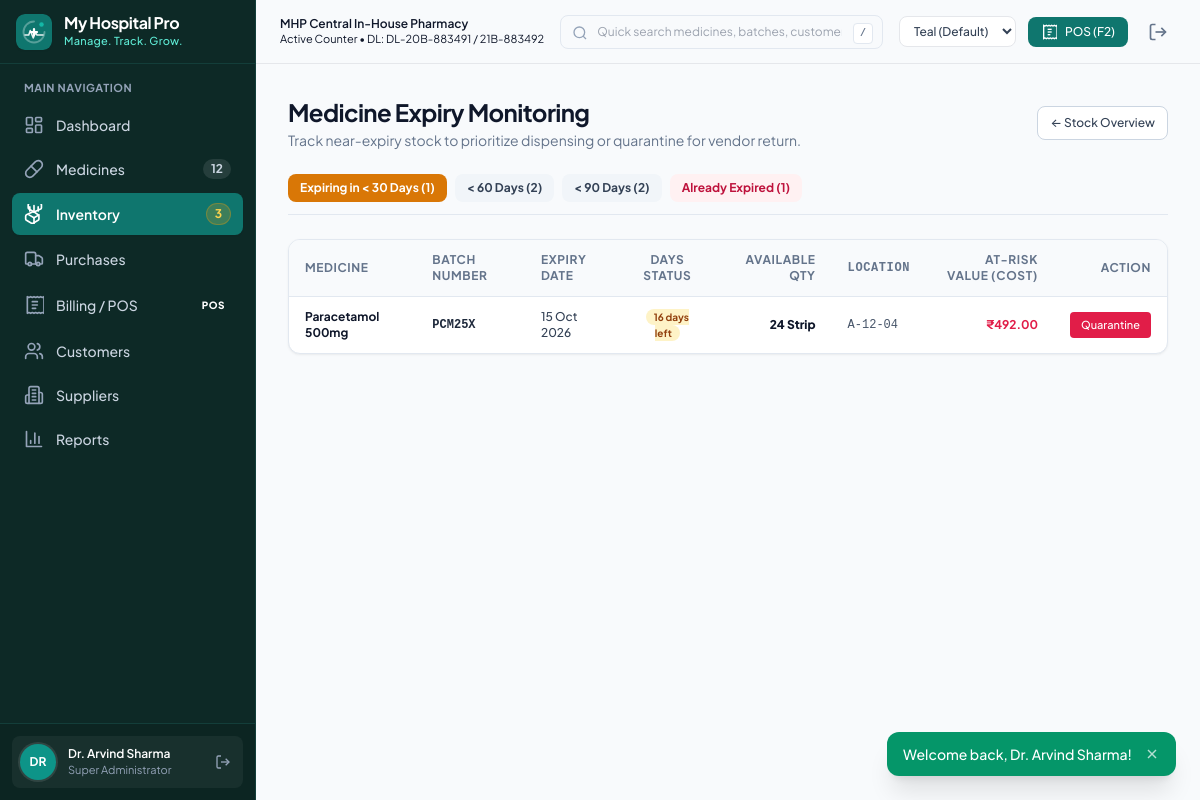
/inventory/expiry.php (signed in), run on the app's committed database.
### tables this page shows
CREATE TABLE `users` (
  `id` INT UNSIGNED NOT NULL AUTO_INCREMENT,
  `name` VARCHAR(100) NOT NULL,
  `username` VARCHAR(50) NOT NULL UNIQUE,
  `email` VARCHAR(100) NOT NULL UNIQUE,
  `password` VARCHAR(255) NOT NULL,
  `role_id` INT UNSIGNED NOT NULL,
  `phone` VARCHAR(20) DEFAULT NULL,
  `status` ENUM('active', 'inactive') NOT NULL DEFAULT 'active',
  `last_login` DATETIME DEFAULT NULL,
  `created_at` TIMESTAMP NOT NULL DEFAULT CURRENT_TIMESTAMP,
  `updated_at` TIMESTAMP NOT NULL DEFAULT CURRENT_TIMESTAMP ON UPDATE CURRENT_TIMESTAMP,
  PRIMARY KEY (`id`),
  KEY `idx_users_role` (`role_id`),
  CONSTRAINT `fk_users_role` FOREIGN KEY (`role_id`) REFERENCES `roles` (`id`) ON UPDATE CASCADE
);

CREATE TABLE `roles` (
  `id` INT UNSIGNED NOT NULL AUTO_INCREMENT,
  `name` VARCHAR(50) NOT NULL UNIQUE,
  `display_name` VARCHAR(100) NOT NULL,
  `description` TEXT DEFAULT NULL,
  `created_at` TIMESTAMP NOT NULL DEFAULT CURRENT_TIMESTAMP,
  PRIMARY KEY (`id`)
);

CREATE TABLE `medicine_batches` (
  `id` INT UNSIGNED NOT NULL AUTO_INCREMENT,
  `medicine_id` INT UNSIGNED NOT NULL,
  `batch_number` VARCHAR(50) NOT NULL,
  `expiry_date` DATE NOT NULL,
  `purchase_price` DECIMAL(10,2) NOT NULL DEFAULT 0.00,
  `mrp` DECIMAL(10,2) NOT NULL DEFAULT 0.00,
  `selling_price` DECIMAL(10,2) NOT NULL DEFAULT 0.00,
  `quantity` INT NOT NULL DEFAULT 0,
  `free_quantity` INT NOT NULL DEFAULT 0,
  `status` ENUM('active', 'quarantined', 'depleted') NOT NULL DEFAULT 'active',
  `created_at` TIMESTAMP NOT NULL DEFAULT CURRENT_TIMESTAMP,
  `updated_at` TIMESTAMP NOT NULL DEFAULT CURRENT_TIMESTAMP ON UPDATE CURRENT_TIMESTAMP,
  PRIMARY KEY (`id`),
  UNIQUE KEY `uk_med_batch` (`medicine_id`, `batch_number`),
  KEY `idx_batch_expiry` (`expiry_date`),
  KEY `idx_batch_qty` (`quantity`),
  CONSTRAINT `fk_batch_medicine` FOREIGN KEY (`medicine_id`) REFERENCES `medicines` (`id`) ON DELETE CASCADE
);

CREATE TABLE `medicines` (
  `id` INT UNSIGNED NOT NULL AUTO_INCREMENT,
  `medicine_code` VARCHAR(30) NOT NULL UNIQUE,
  `name` VARCHAR(150) NOT NULL,
  `generic_name` VARCHAR(255) DEFAULT NULL,
  `brand_name` VARCHAR(100) DEFAULT NULL,
  `category_id` INT UNSIGNED NOT NULL,
  `manufacturer_id` INT UNSIGNED DEFAULT NULL,
  `dosage_form` VARCHAR(50) DEFAULT 'Tablet',
  `strength` VARCHAR(50) DEFAULT NULL,
  `pack_size` VARCHAR(50) DEFAULT '10 Tablets / Strip',
  `unit` VARCHAR(30) DEFAULT 'Strip',
  `hsn_code` VARCHAR(20) DEFAULT '30049099',
  `gst_rate` DECIMAL(5,2) NOT NULL DEFAULT 12.00,
  `mrp` DECIMAL(10,2) NOT NULL DEFAULT 0.00,
  `selling_price` DECIMAL(10,2) NOT NULL DEFAULT 0.00,
  `purchase_price` DECIMAL(10,2) NOT NULL DEFAULT 0.00,
  `reorder_level` INT NOT NULL DEFAULT 20,
  `minimum_stock` INT NOT NULL DEFAULT 10,
  `maximum_stock` INT NOT NULL DEFAULT 500,
  `rack_number` VARCHAR(30) DEFAULT NULL,
  `barcode` VARCHAR(50) DEFAULT NULL,
  `prescription_required` TINYINT(1) NOT NULL DEFAULT 0,
  `schedule_type` ENUM('General (OTC)', 'Schedule H', 'Schedule H1', 'Schedule X', 'Schedule G') NOT NULL DEFAULT 'General (OTC)',
  `status` ENUM('active', 'inactive') NOT NULL DEFAULT 'active',
  `created_at` TIMESTAMP NOT NULL DEFAULT CURRENT_TIMESTAMP,
  `updated_at` TIMESTAMP NOT NULL DEFAULT CURRENT_TIMESTAMP ON UPDATE CURRENT_TIMESTAMP,
  PRIMARY KEY (`id`),
  KEY `idx_med_name` (`name`),
  KEY `idx_med_generic` (`generic_name`),
  KEY `idx_med_barcode` (`barcode`),
  KEY `idx_med_category` (`category_id`),
  KEY `idx_med_manufacturer` (`manufacturer_id`),
  CONSTRAINT `fk_med_category` FOREIGN KEY (`category_id`) REFERENCES `medicine_categories` (`id`) ON UPDATE CASCADE,
  CONSTRAINT `fk_med_manufacturer` FOREIGN KEY (`manufacturer_id`) REFERENCES `manufacturers` (`id`) ON UPDATE CASCADE ON DELETE SET NULL
);

### inventory/expiry.php (the view, shortened to what the rows shown need)
<?php
require_once __DIR__ . '/../includes/header.php';
require_once __DIR__ . '/../includes/sidebar.php';
$db = get_db();
$tab = $_GET['tab'] ?? '30';
$where = "b.quantity > 0";
if ($tab === 'expired') {
    $where .= " AND b.expiry_date < CURDATE()";
} elseif ($tab === '30') {
    $where .= " AND b.expiry_date BETWEEN CURDATE() AND DATE_ADD(CURDATE(), INTERVAL 30 DAY)";
} elseif ($tab === '60') {
    $where .= " AND b.expiry_date BETWEEN CURDATE() AND DATE_ADD(CURDATE(), INTERVAL 60 DAY)";
} elseif ($tab === '90') {
    $where .= " AND b.expiry_date BETWEEN CURDATE() AND DATE_ADD(CURDATE(), INTERVAL 90 DAY)";
}
$stmt = $db->query("
    SELECT b.*, m.name as medicine_name, m.medicine_code, m.rack_number, m.unit
    FROM medicine_batches b
    JOIN medicines m ON b.medicine_id = m.id
    WHERE {$where}
    ORDER BY b.expiry_date ASC
");
$batches = $stmt->fetchAll();
?>
<div class="flex-1 flex flex-col min-w-0 overflow-hidden">
    <main class="flex-1 overflow-y-auto p-4 md:p-6 lg:p-8 space-y-6">
        <div class="flex flex-col sm:flex-row sm:items-center justify-between gap-4">
            <div>
                <h1 class="text-xl md:text-2xl font-bold text-slate-900 tracking-tight">Medicine Expiry Monitoring</h1>
            </div>
        </div>
        <div class="app-card bg-white border border-slate-200 rounded-xl overflow-hidden shadow-xs">
            <div class="overflow-x-auto">
                <table class="w-full text-left border-collapse text-xs">
                    <thead>
                        <tr class="bg-slate-50 border-b border-slate-200 text-slate-500 font-semibold uppercase tracking-wider">
                            <th class="py-3 px-4">Medicine</th>
                            <th class="py-3 px-4">Batch Number</th>
                            <th class="py-3 px-4">Expiry Date</th>
                            <th class="py-3 px-4 text-center">Days Status</th>
                            <th class="py-3 px-4 text-right">Available Qty</th>
                            <th class="py-3 px-4 font-mono">Location</th>
                            <th class="py-3 px-4 text-right">At-Risk Value (Cost)</th>
                            <th class="py-3 px-4 text-right">Action</th>
                        </tr>
                    </thead>
                    <tbody class="divide-y divide-slate-200">
                        <?php if (empty($batches)): ?>
                            <tr>
                                <td colspan="8" class="py-10 text-center text-slate-400">No batches match this expiry window.</td>
                            </tr>
                        <?php else: ?>
                            <?php foreach ($batches as $b): ?>
                                <?php
                                    $exp_time = strtotime($b['expiry_date']);
                                    $days_left = floor(($exp_time - time()) / 86400);
                                    $cost = (float)$b['quantity'] * (float)$b['purchase_price'];
                                ?>
                                <tr class="hover:bg-slate-50/70">
                                    <td class="py-3 px-4 font-bold text-slate-900"><?= e($b['medicine_name']) ?></td>
                                    <td class="py-3 px-4 font-mono font-bold text-slate-800"><?= e($b['batch_number']) ?></td>
                                    <td class="py-3 px-4 font-medium text-slate-700"><?= format_date($b['expiry_date']) ?></td>
                                    <td class="py-3 px-4 text-center">
                                        <?php if ($days_left < 0): ?>
                                            <span class="px-2 py-0.5 rounded-full bg-rose-100 text-rose-800 font-bold text-[10px]">Expired (<?= abs($days_left) ?>d ago)</span>
                                        <?php else: ?>
                                            <span class="px-2 py-0.5 rounded-full bg-amber-100 text-amber-800 font-bold text-[10px]"><?= $days_left ?> days left</span>
                                        <?php endif; ?>
                                    </td>
                                    <td class="py-3 px-4 text-right font-extrabold text-slate-900"><?= (int)$b['quantity'] ?> <?= e($b['unit']) ?></td>
                                    <td class="py-3 px-4 font-mono text-slate-600"><?= e($b['rack_number'] ?: '-') ?></td>
                                    <td class="py-3 px-4 text-right font-bold text-rose-600"><?= format_currency($cost) ?></td>
                                    <td class="py-3 px-4 text-right">
                                        <a href="stock-adjustment.php?medicine_id=<?= $b['medicine_id'] ?>&batch_id=<?= $b['id'] ?>&type=EXPIRED" class="btn-primary text-[11px] py-1 px-2.5 bg-rose-600 hover:bg-rose-700 text-white rounded">
                                            Quarantine
                                        </a>
                                    </td>
                                </tr>
                            <?php endforeach; ?>
                        <?php endif; ?>
                    </tbody>
                </table>
            </div>
        </div>
    </main>
</div>
<?php require_once __DIR__ . '/../includes/footer.php'; ?>

### includes/sidebar.php (shortened to what the rows shown need)
<?php
$root = get_root_url();
$user = current_user();
?>
<aside id="app-sidebar" class="transition-transform duration-200 z-30 fixed lg:static inset-y-0 left-0 -translate-x-full lg:translate-x-0 flex flex-col h-full bg-[var(--sidebar-bg)] border-r border-[var(--sidebar-border)] text-[var(--sidebar-text)] w-64 select-none">
    <div class="p-3 border-t border-[var(--sidebar-border)] bg-black/10">
        <div class="flex items-center gap-3 p-2 rounded-lg bg-white/5">
            <div class="w-9 h-9 rounded-full bg-teal-600 flex items-center justify-center font-bold text-white text-xs ring-2 ring-white/10">
                <?= strtoupper(substr($user['name'] ?? 'AD', 0, 2)) ?>
            </div>
            <div class="flex-1 min-w-0">
                <div class="text-xs font-semibold text-white truncate"><?= e($user['name'] ?? 'Staff User') ?></div>
                <div class="text-[11px] text-slate-400 truncate"><?= e($user['role_display'] ?? 'Staff') ?></div>
            </div>
            <a href="<?= $root ?>logout.php" title="Sign Out" class="text-slate-400 hover:text-rose-400 p-1 rounded transition-colors">
                <svg class="w-4 h-4" viewBox="0 0 24 24" fill="none" stroke="currentColor" stroke-width="2"><path d="M9 21H5a2 2 0 0 1-2-2V5a2 2 0 0 1 2-2h4"/><polyline points="16 17 21 12 16 7"/><line x1="21" x2="9" y1="12" y2="12"/></svg>
            </a>
        </div>
    </div>
</aside>

### data on the page
users: name "DR", name "Dr. Arvind Sharma", role.display_name "Super Administrator"
medicine_batches: medicine.name "Paracetamol 500mg", batch_number "PCM25X", expiry_date "15 Oct 2026", expiry_date "16", quantity "24", medicine.unit "Strip", medicine.rack_number "A-12-04", format_currency($cost) "₹492.00"

### other printed values
get_setting('hospital_name', APP_NAME) "My Hospital Pro"
get_setting('tagline', APP_TAGLINE) "Manage. Track. Grow."
$item['label'] "Dashboard"
$item['label'] "Medicines"
$item['badge'] "12"
$item['label'] "Inventory"
$item['badge'] "3"
$item['label'] "Purchases"
$item['label'] "Billing / POS"
$item['label'] "Customers"
$item['label'] "Suppliers"
$item['label'] "Reports"
get_setting('store_name', HOSPITAL_STORE_NAME) "MHP Central In-House Pharmacy"
get_setting('drug_license', HOSPITAL_DL_NUMBER) "DL-20B-883491 / 21B-883492"
$cnt_30 "1"
